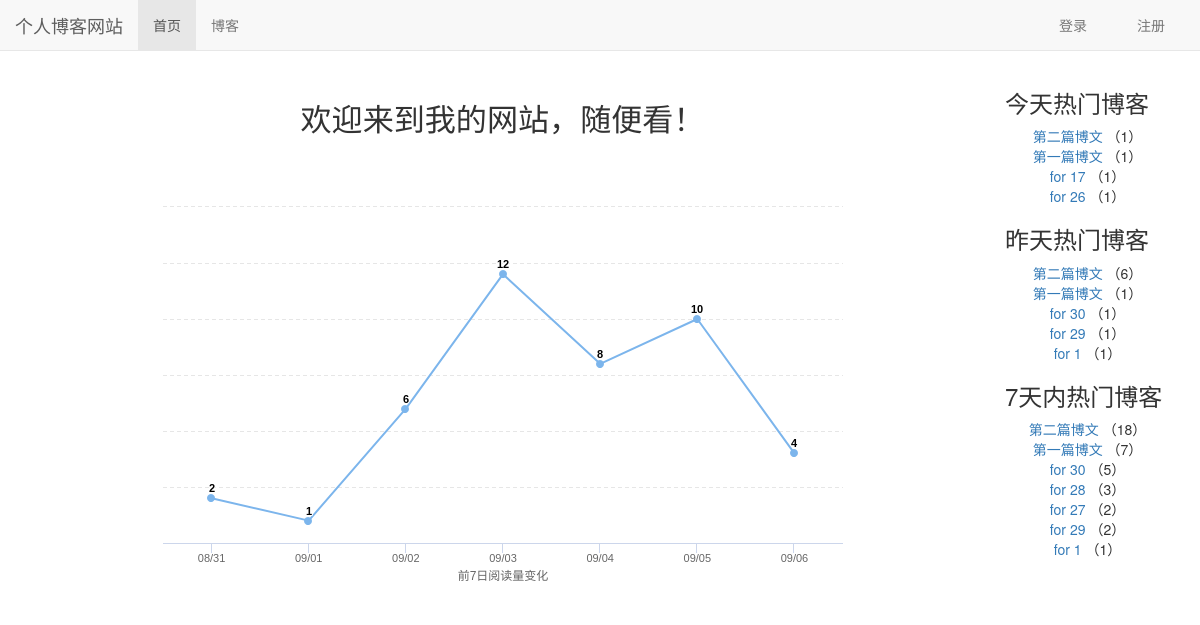
The page / on the database its author committed.
### read_statistics/models.py (models this page shows)
class ReadDetail(models.Model):
    date = models.DateField(default=timezone.now)
    read_num = models.IntegerField(default=0)
    content_type = models.ForeignKey(ContentType, on_delete=models.CASCADE)   #获取关联的模型，这个外键对应数据库中所有的模型
    object_id = models.PositiveIntegerField()                                    #储存相关模型的主键值
    content_object = GenericForeignKey('content_type', 'object_id')              #储存类型为content_type，和id为object_id的博客文章

### blog/models.py (models this page shows, shortened)
class Blog(models.Model,ReadNumExpandMethod):
    title = models.CharField(max_length=50)
    blog_type = models.ForeignKey(BlogType,on_delete=models.CASCADE)
    content = RichTextUploadingField()             #使用ckeditor编辑器(带图片上传)
    author = models.ForeignKey(User,on_delete=models.CASCADE)
    read_details = GenericRelation(ReadDetail)
    created_time = models.DateTimeField(auto_now_add=True)
    last_updated_time = models.DateTimeField(auto_now=True)
    """
    def get_read_num(self):
        '''获取模型ReadNum的属性read_num'''
        try:
            return self.readnum.read_num
        except exceptions.ObjectDoesNotExist:
            return 0
    """
    class Meta:
        ordering = ['-created_time']

### mysite/views.py (the view)
# urls.py: 2. Add a URL to urlpatterns:  path('', views.home, name='home')
def home(request):
    blog_content_type = ContentType.objects.get_for_model(Blog)      #通过contenttype的获取相关模型的类或模型的实例，例如Blog
    dates,read_nums = get_seven_days_read_date(blog_content_type)    #传入blog模型返回数据
    today_hot_date = get_today_hot_date(blog_content_type)           #传入blog模型返回数据
    yesterday_hot_date = get_yesterday_hot_date(blog_content_type)
    seven_days_hot_blog = cache.get('seven_days_hot_blog')            #cache.get('缓存名称')，获取缓存数据
    if seven_days_hot_blog is None:
        seven_days_hot_blog = get_seven_days_hot_blog()
        cache.set('seven_days_hot_blog',seven_days_hot_blog,3600)      #设置缓存，cache.set('缓存名称',缓存的数据,缓存时间)
    context = {}
    context['dates'] = dates
    context['read_nums'] = read_nums
    context['today_hot_date'] = today_hot_date
    context['yesterday_hot_date'] = yesterday_hot_date
    context['seven_days_hot_blog'] = seven_days_hot_blog
    return render(request,'home.html',context)

### read_statistics/utils.py (called while the page is built)
def get_seven_days_read_date(content_type):
    today = timezone.now().date()
    dates = []
    read_nums = []
    for i in range(6,-1,-1):
        date = today - datetime.timedelta(days=i)
        dates.append(date.strftime('%m/%d'))
        read_details = ReadDetail.objects.filter(content_type=content_type,date=date)
        result = read_details.aggregate(read_num_sun=Sum('read_num'))
        read_nums.append(result['read_num_sun'] or 0)
    return dates,read_nums

def get_today_hot_date(content_type):
    today = timezone.now().date()
    read_details = ReadDetail.objects.filter(content_type=content_type, date=today).order_by('-read_num') #获取模型Blog，日期为today的文章，按照read_num逆排序
    return read_details[:7]

def get_yesterday_hot_date(content_type):
    today = timezone.now().date()
    date = today - datetime.timedelta(days=1)
    read_details = ReadDetail.objects.filter(content_type=content_type, date=date).order_by('-read_num') #获取模型Blog，日期为today的文章，按照read_num逆排序
    return read_details[:7]

def get_seven_days_hot_blog():
    today = timezone.now().date()
    date = today - datetime.timedelta(days=7)
    blogs = Blog.objects\
                    .filter(read_details__date__lt=today, read_details__date__gt=date)\
                    .values('id','title')\
                    .annotate(read_num_sum=Sum('read_details__read_num'))\
                    .order_by('-read_num_sum')
    return blogs[:7]

### templates/home.html (shortened to what this page needs)
{% extends 'base.html' %}
{% load staticfiles %}
{% block home-extends %}
    <link rel="stylesheet" href="{% static 'home.css' %}"/>
{% endblock %}
{% block nav-home %}active{% endblock %}
{% block content %}
    <div class="container">
        <div class="row">
            <div class="col-xs-12 col-sm-8 col-md-9 col-lg-10">
                <h3 class="home-content">欢迎来到我的网站，随便看！</h3>
                <div id="container" style="width: 600px;height:400px;"></div>
            </div>
            <div class="hidden-xs col-sm-4 col-md-3 col-lg-2">
                <div class="hot_blog_style">
                <h3>今天热门博客</h3>
                <ul>
                    {% for blog_hot_date in today_hot_date %}
                        <li>
                        <a href="{% url 'blog_detail' blog_hot_date.content_object.id %}">
                            {{ blog_hot_date.content_object.title }}
                        </a>
                        （{{ blog_hot_date.read_num }}）
                        </li>
                    {% empty %}
                        今天暂无热门博客
                    {% endfor %}
                </ul>
                <h3>昨天热门博客</h3>
                <ul>
                    {% for blog_hot_date in yesterday_hot_date %}
                        <li>
                        <a href="{% url 'blog_detail' blog_hot_date.content_object.id %}">
                            {{ blog_hot_date.content_object.title }}
                        </a>
                        （{{ blog_hot_date.read_num }}）
                        </li>
                    {% empty %}
                        昨天暂无热门博客
                    {% endfor %}
                </ul>
                <h3>7天内热门博客</h3>
                <ul>
                    {% for hot_blogs in seven_days_hot_blog %}
                        <li>
                        <a href="{% url 'blog_detail' hot_blogs.id %}">
                            {{ hot_blogs.title }}
                        </a>
                        （{{ hot_blogs.read_num_sum }}）
                        </li>
                    {% empty %}
                        昨天暂无热门博客
                    {% endfor %}
                </ul>
            </div>
            </div>
        </div>
    </div>
{% endblock %}

### static/base.css (style rules this page uses)
* { margin: 0; padding: 0; }
body { margin-top: 70px!important; }

### static/home.css (style rules this page uses)
.home-content { font-size: 222%; text-align: center; margin-top: 1em; margin-bottom: 2em; }
.hot_blog_style ul { list-style-type: none; text-align: center; }
div#container { margin: 0 auto; height: 20em; min-width: 50em; max-width: 80em; }

### rows shown on the page
ReadDetail: content_object "第二篇博文", read_num "1"
ReadDetail: content_object "第一篇博文", read_num "1"
ReadDetail: content_object "for 17", read_num "1"
ReadDetail: content_object "for 26", read_num "1"
ReadDetail: content_object "第二篇博文", read_num "6"
ReadDetail: content_object "第一篇博文", read_num "1"
ReadDetail: content_object "for 30", read_num "1"
ReadDetail: content_object "for 29", read_num "1"
ReadDetail: content_object "for 1", read_num "1"
Blog: title "第二篇博文", read_num_sum "18"
Blog: title "第一篇博文", read_num_sum "7"
Blog: title "for 30", read_num_sum "5"
Blog: title "for 29", read_num_sum "2"
Blog: title "for 1", read_num_sum "1"

### other values the page prints
{{ hot_blogs.title }} "for 28" "for 27"
{{ hot_blogs.read_num_sum }} "3" "2"
